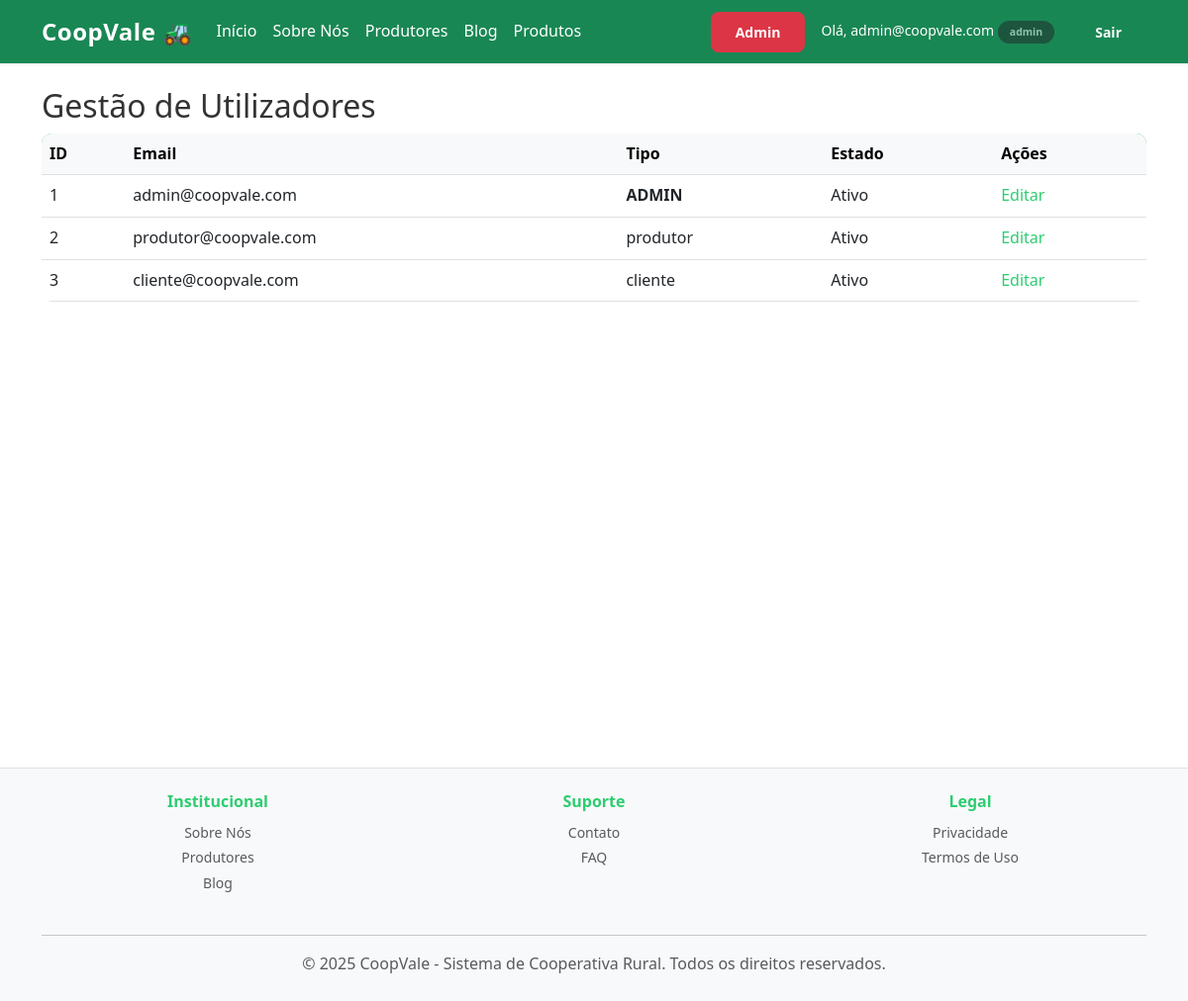
/admin/usuarios (signed in), run on an earlier commit of the app's database.
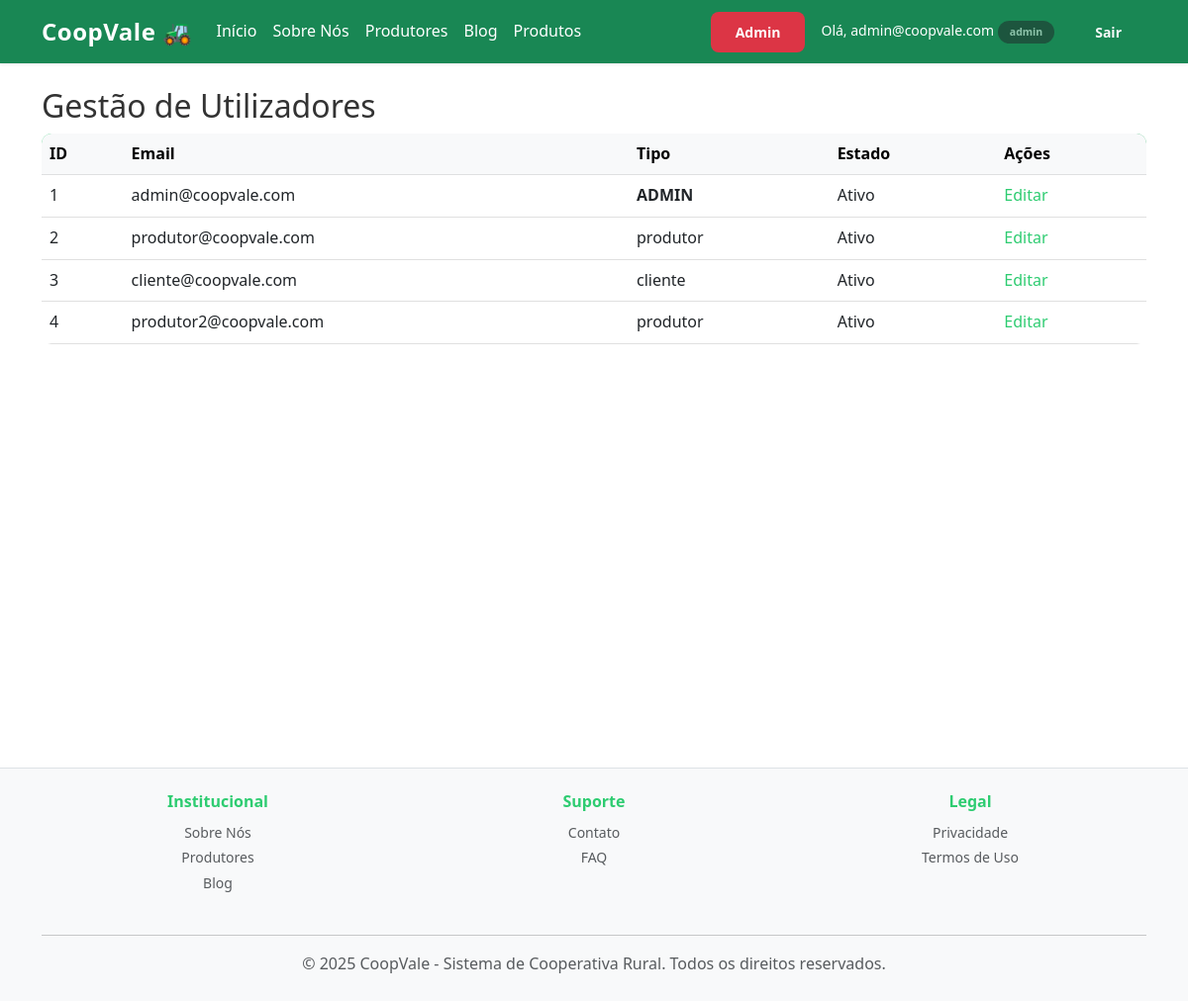
And on a later commit of the database.
### app/models/models.py (models this page shows)
class Usuario(db.Model, UserMixin):
    id = db.Column(db.Integer, primary_key=True)
    email = db.Column(db.String(120), unique=True, nullable=False)
    senha_hash = db.Column(db.String(255), nullable=False)
    tipo_usuario = db.Column(db.String(20), nullable=False)
    ativo = db.Column(db.Boolean, default=True)
    produtor = db.relationship("Produtor", backref="usuario", uselist=False)
    cliente = db.relationship("Cliente", backref="usuario", uselist=False)
    @property
    def is_active(self):
        return self.ativo

### app/blueprints/admin/routes.py (the view)
@admin_bp.route("/usuarios")
@login_required
@admin_required
def gerenciar_usuarios():
    usuarios = Usuario.query.all()
    return render_template("admin/usuarios.html", usuarios=usuarios)

### app/blueprints/admin/routes.py (called while the page is built)
def admin_required(f):
    @wraps(f)
    def decorated_function(*args, **kwargs):
        if not current_user.is_authenticated or current_user.tipo_usuario != 'admin':
            flash("Acesso negado. Esta área é restrita a administradores.")
            return redirect(url_for('index'))
        return f(*args, **kwargs)
    return decorated_function

### app/templates/admin/usuarios.html
{% extends "base.html" %}
{% block conteudo %}
<h2>Gestão de Utilizadores</h2>
<div class="table-responsive">
    <table class="table align-middle">
        <thead class="table-light">
            <tr>
                <th>ID</th>
                <th>Email</th>
                <th>Tipo</th>
                <th>Estado</th>
                <th>Ações</th>
            </tr>
        </thead>
        <tbody>
            {% for u in usuarios %}
            <tr>
                <td>{{ u.id }}</td>
                <td>{{ u.email }}</td>
                <td>
                    {% if u.tipo_usuario == 'admin' %}
                        <strong>ADMIN</strong>
                    {% else %}
                        {{ u.tipo_usuario }}
                    {% endif %}
                </td>
                <td>{{ 'Ativo' if u.ativo else 'Bloqueado' }}</td>
                <td>
                    <a href="{{ url_for('admin.editar_usuario', id=u.id) }}">Editar</a>
                </td>
            </tr>
            {% endfor %}
        </tbody>
    </table>
</div>
{% endblock %}

### app/templates/base.html (shortened to what the changed rows need)
<!DOCTYPE html>
<html lang="pt-br">
<head>
    <link href="https://cdn.jsdelivr.net/npm/bootstrap@5.3.0/dist/css/bootstrap.min.css" rel="stylesheet">
    <link rel="stylesheet" href="https://cdn.jsdelivr.net/npm/bootstrap-icons@1.10.5/font/bootstrap-icons.css">
    <link rel="stylesheet" href="{{ url_for('static', filename='style.css') }}">
</head>
<body>
    <nav class="navbar navbar-expand-lg navbar-dark bg-success mb-4 shadow-sm">
        <div class="container">
            <div class="collapse navbar-collapse" id="navbarNav">
                <div class="d-flex align-items-center gap-2">
                    {% if current_user.is_authenticated %}
                    {% if current_user.tipo_usuario == 'admin' %}
                    <a href="{{ url_for('admin.dashboard') }}" class="btn btn-danger btn-sm fw-bold">Admin</a>
                    {% endif %}
                    <span class="text-white ms-2 small">
                        Olá, {{ current_user.email }}
                        <span class="badge bg-dark opacity-50">{{ current_user.tipo_usuario }}</span>
                    </span>
                    <a href="{{ url_for('auth.logout') }}" class="btn btn-outline-light btn-sm ms-2">Sair</a>
                    {% else %}
                    <a href="{{ url_for('auth.login') }}" class="btn btn-light btn-sm">Entrar</a>
                    <a href="{{ url_for('auth.registro') }}" class="btn btn-outline-light btn-sm">Criar Conta</a>
                    {% endif %}
                </div>
            </div>
        </div>
    </nav>
    <div class="container" style="min-height: 80vh;">
        {% block conteudo %}{% endblock %}
    </div>
</body>
</html>

What changed in the data, as far as the page shows it:
added Usuario: id "4", email "produtor2@coopvale.com", tipo_usuario "produtor", ativo "Ativo"
